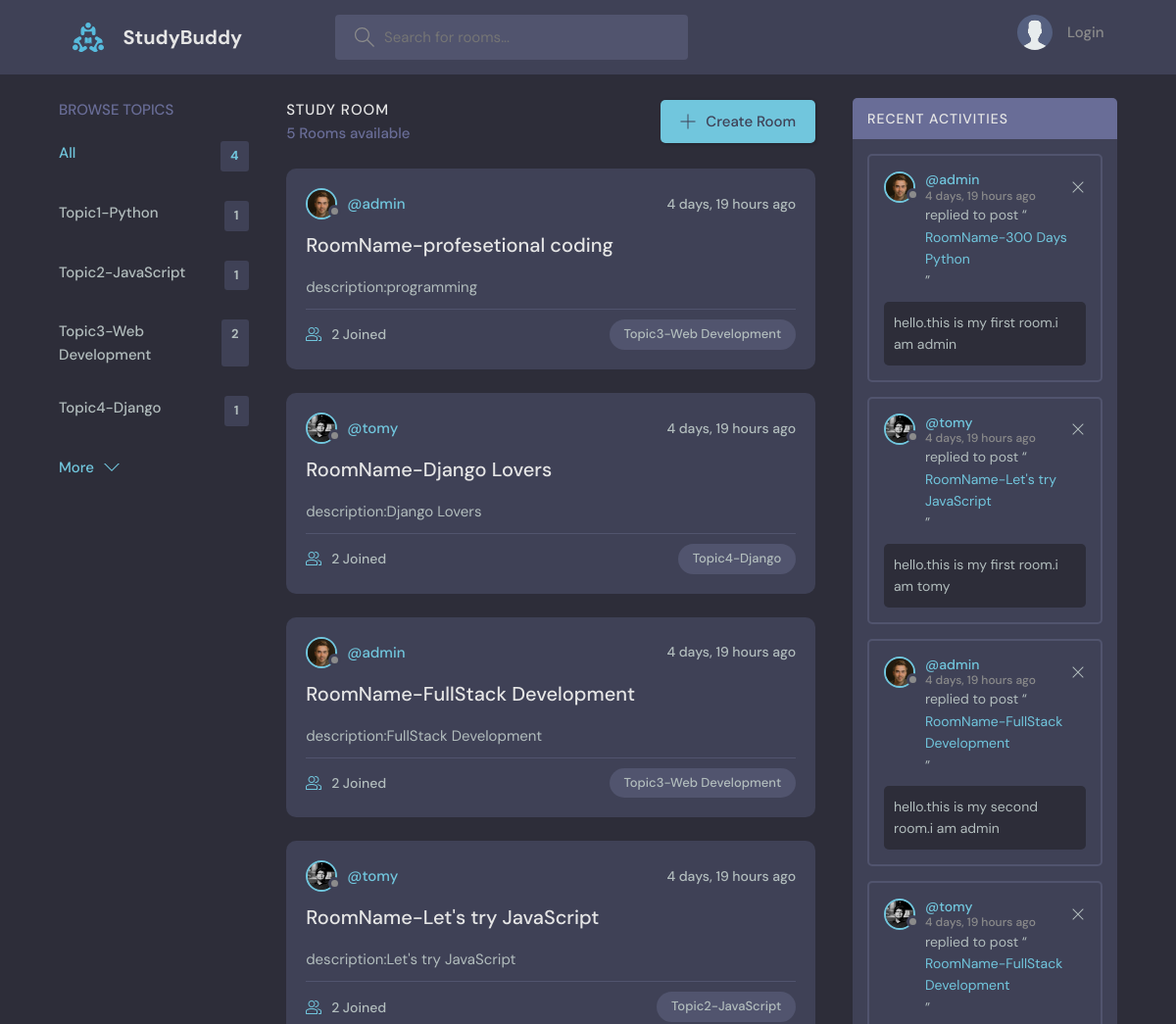
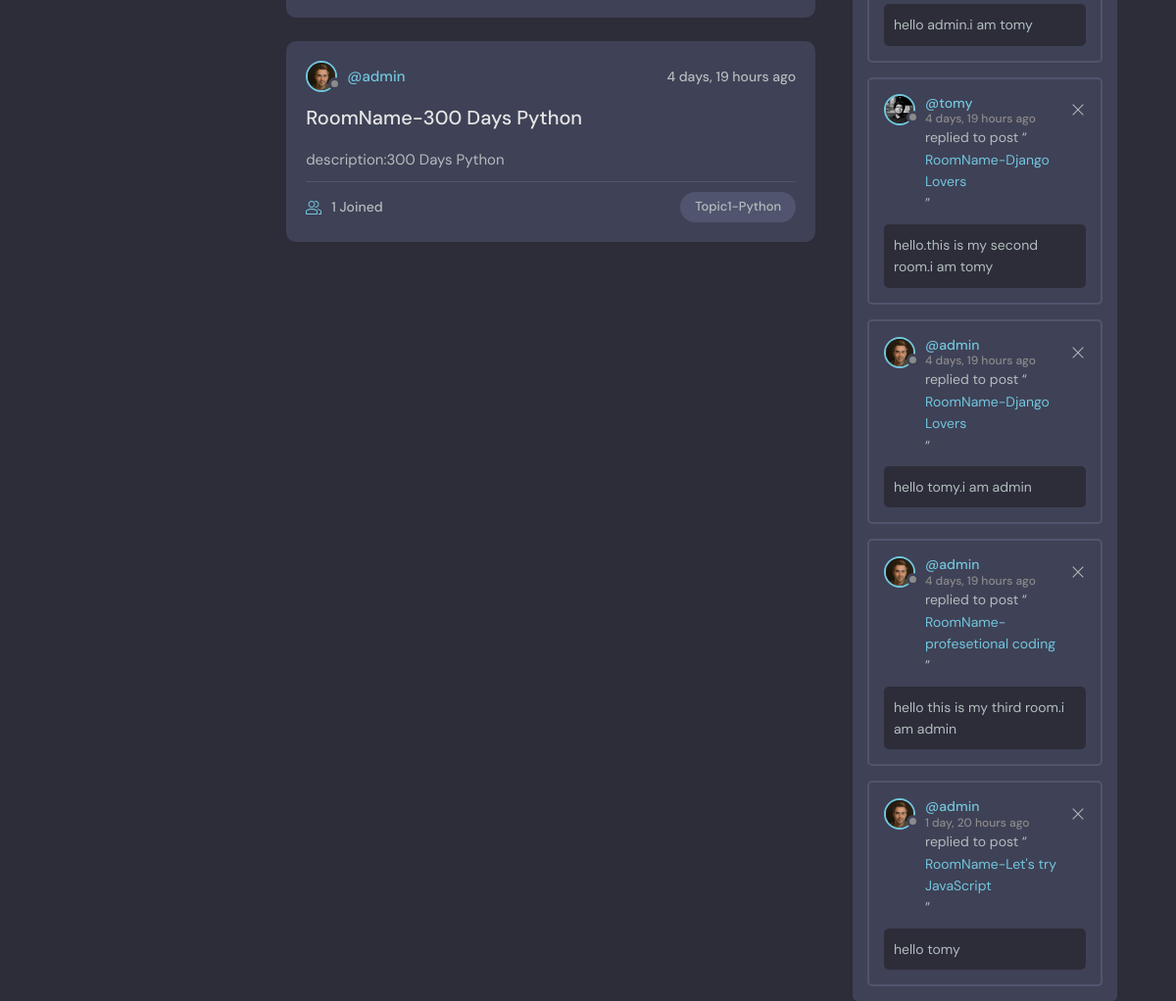
The page / on the database its author committed (2 pictures, top to bottom).
### base/models.py (models this page shows, shortened)
class Topic(models.Model):
    name=models.CharField(max_length=200)

class Room(models.Model):
    host=models.ForeignKey(User,on_delete=models.SET_NULL,null=True)
    topic=models.ForeignKey(Topic,on_delete=models.SET_NULL,null=True)
    name=models.CharField(max_length=200)
    description=models.TextField(null=True,blank=True)
    participants=models.ManyToManyField(User,related_name='participants',blank=True)
    created=models.DateTimeField(auto_now_add=True)
    updated=models.DateTimeField(auto_now=True)
    class Meta:
        ordering=['-created','-updated']

class User(AbstractUser):
    name=models.CharField(max_length=200)
    bio=models.TextField(null=True)
    avatar=models.ImageField(default='avatar.svg',null=True)
    email=models.EmailField(unique=True,null=True)
    USERNAME_FIELD='email'
    REQUIRED_FIELDS=['username']

class Message(models.Model):
    user=models.ForeignKey(User,on_delete=models.CASCADE)
    room=models.ForeignKey(Room,on_delete=models.CASCADE)
    body=models.TextField()
    created=models.DateTimeField(auto_now_add=True)
    updated=models.DateTimeField(auto_now=True)
    def __str__(self):
        return self.body[0:50]

### base/views.py (the view)
# urls.py: path('',views.home,name='home'),
def home(request):
    q=request.GET.get('q') if request.GET.get('q')!=None else ''
    topics=Topic.objects.all()
    rooms=Room.objects.filter(Q(topic__name__icontains=q) |
                              Q(name__icontains=q)|
                              Q(host__username__icontains=q))
    room_messages=Message.objects.filter(room__topic__name__icontains=q)
    context={'topics':topics,'rooms':rooms,'room_messages':room_messages}
    return render(request,'base/home.html',context)

### base/templates/base/home.html
 {% extends 'main.html' %}
 {% block content %}
    <main class="layout layout--3">
      <div class="container">
        {% include 'base/topics_component.html' %}
        {% include 'base/feed_component.html' %}
        {% include 'base/activity_component.html' %}
      </div>
    </main>
 {% endblock content %}

### base/templates/base/topics_component.html
<div class="topics">
    <div class="topics__header">
      <h2>Browse Topics</h2>
    </div>
    <ul class="topics__list">
      <li>
        <a href="/" class="active">All <span>{{topics.count}}</span></a>
      </li>
      {% for topic in topics %}
      <li>
        <a href="{% url 'home' %}?q={{topic.name}}">{{topic.name}} <span>{{topic.room_set.all.count}}</span></a>
      </li>
      {% endfor %}
    </ul>
    <a class="btn btn--link" href="{% url 'topics' %}">
      More
      <svg version="1.1" xmlns="http://www.w3.org/2000/svg" width="32" height="32" viewBox="0 0 32 32">
        <title>chevron-down</title>
        <path d="M16 21l-13-13h-3l16 16 16-16h-3l-13 13z"></path>
      </svg>
    </a>
  </div>

### base/templates/base/feed_component.html (shortened to what this page needs)
<div class="roomList">
    <div class="roomList__header">
      <div>
        <h2>Study Room</h2>
        <p>{{rooms.count}} Rooms available</p>
      </div>
      <a class="btn btn--main" href="{% url 'create-room' %}">
        <svg version="1.1" xmlns="http://www.w3.org/2000/svg" width="32" height="32" viewBox="0 0 32 32">
          <title>add</title>
          <path
            d="M16.943 0.943h-1.885v14.115h-14.115v1.885h14.115v14.115h1.885v-14.115h14.115v-1.885h-14.115v-14.115z"
          ></path>
        </svg>
        Create Room
      </a>
    </div>
    {% for room in rooms %}
    <div class="roomListRoom">
      <div class="roomListRoom__header">
        <a href="{% url 'profile' room.host.id %}" class="roomListRoom__author">
          <div class="avatar avatar--small">
            <img src="{{room.host.avatar.url}}" />
          </div>
          <span>@{{room.host.username}}</span>
        </a>
        <div class="roomListRoom__actions">
          <span>{{room.created|timesince}} ago</span>
        </div>
      </div>
      <div class="roomListRoom__content">
        <a href="{% url 'room' room.id %}">{{room.name}}</a>
        <p>
         {{room.description}}
        </p>
      </div>
      <div class="roomListRoom__meta">
        <a href="room.html" class="roomListRoom__joined">
          {{room.participants.count}} Joined
        </a>
        <p class="roomListRoom__topic">{{room.topic.name}}</p>
      </div>
    </div>
    {% endfor %}
  </div>

### base/templates/base/activity_component.html
<div class="activities">
          <div class="activities__header">
            <h2>Recent Activities</h2>
          </div>
          {% for message in room_messages %}
          <div class="activities__box">
            <div class="activities__boxHeader roomListRoom__header">
              <a href="profile.html" class="roomListRoom__author">
                <div class="avatar avatar--small">
                  <img src="{{message.user.avatar.url}}" />
                </div>
                <p>
                  @{{message.user.username}}
                  <span>{{message.created|timesince}} ago</span>
                </p>
              </a>
              <div class="roomListRoom__actions">
                <a href="#">
                  <svg version="1.1" xmlns="http://www.w3.org/2000/svg" width="32" height="32" viewBox="0 0 32 32">
                    <title>remove</title>
                    <path
                      d="M27.314 6.019l-1.333-1.333-9.98 9.981-9.981-9.981-1.333 1.333 9.981 9.981-9.981 9.98 1.333 1.333 9.981-9.98 9.98 9.98 1.333-1.333-9.98-9.98 9.98-9.981z"
                    ></path>
                  </svg>
                </a>
              </div>
            </div>
            <div class="activities__boxContent">
              <p>replied to post “<a href="room.html">{{message.room.name}}</a>”</p>
              <div class="activities__boxRoomContent">
                {{message}}
              </div>
            </div>
          </div>
          {% endfor %}
        </div>

### rows shown on the page
Topic: name "Topic1-Python", room_set.all.count "1"
Topic: name "Topic2-JavaScript", room_set.all.count "1"
Topic: name "Topic3-Web Development", room_set.all.count "2"
Topic: name "Topic4-Django", room_set.all.count "1"
Room: host.avatar (picture), host.username "admin", created "4 days, 19 hours", name "RoomName-profesetional coding", description "description:programming", participants.count "2", topic.name "Topic3-Web Development"
Room: host.avatar (picture), host.username "tomy", created "4 days, 19 hours", name "RoomName-Django Lovers", description "description:Django Lovers", participants.count "2", topic.name "Topic4-Django"
Room: host.avatar (picture), host.username "admin", created "4 days, 19 hours", name "RoomName-FullStack Development", description "description:FullStack Development", participants.count "2", topic.name "Topic3-Web Development"
Room: host.avatar (picture), host.username "tomy", created "4 days, 19 hours", name "RoomName-Let's try JavaScript", description "description:Let's try JavaScript", participants.count "2", topic.name "Topic2-JavaScript"
Room: host.avatar (picture), host.username "admin", created "4 days, 19 hours", name "RoomName-300 Days Python", description "description:300 Days Python", participants.count "1", topic.name "Topic1-Python"
Message: user.avatar (picture), user.username "admin", created "4 days, 19 hours", room.name "RoomName-300 Days Python", body "hello.this is my first room.i am admin"
Message: user.avatar (picture), user.username "tomy", created "4 days, 19 hours", room.name "RoomName-Let's try JavaScript", body "hello.this is my first room.i am tomy"
Message: user.avatar (picture), user.username "admin", created "4 days, 19 hours", room.name "RoomName-FullStack Development", body "hello.this is my second room.i am admin"
Message: user.avatar (picture), user.username "tomy", created "4 days, 19 hours", room.name "RoomName-FullStack Development", body "hello admin.i am tomy"
Message: user.avatar (picture), user.username "tomy", created "4 days, 19 hours", room.name "RoomName-Django Lovers", body "hello.this is my second room.i am tomy"
Message: user.avatar (picture), user.username "admin", created "4 days, 19 hours", room.name "RoomName-Django Lovers", body "hello tomy.i am admin"
Message: user.avatar (picture), user.username "admin", created "4 days, 19 hours", room.name "RoomName-profesetional coding", body "hello this is my third room.i am admin"
Message: user.avatar (picture), user.username "admin", created "1 day, 20 hours", room.name "RoomName-Let's try JavaScript", body "hello tomy"

### other values the page prints
{{ topics.count }} "4"
{{ rooms.count }} "5"
